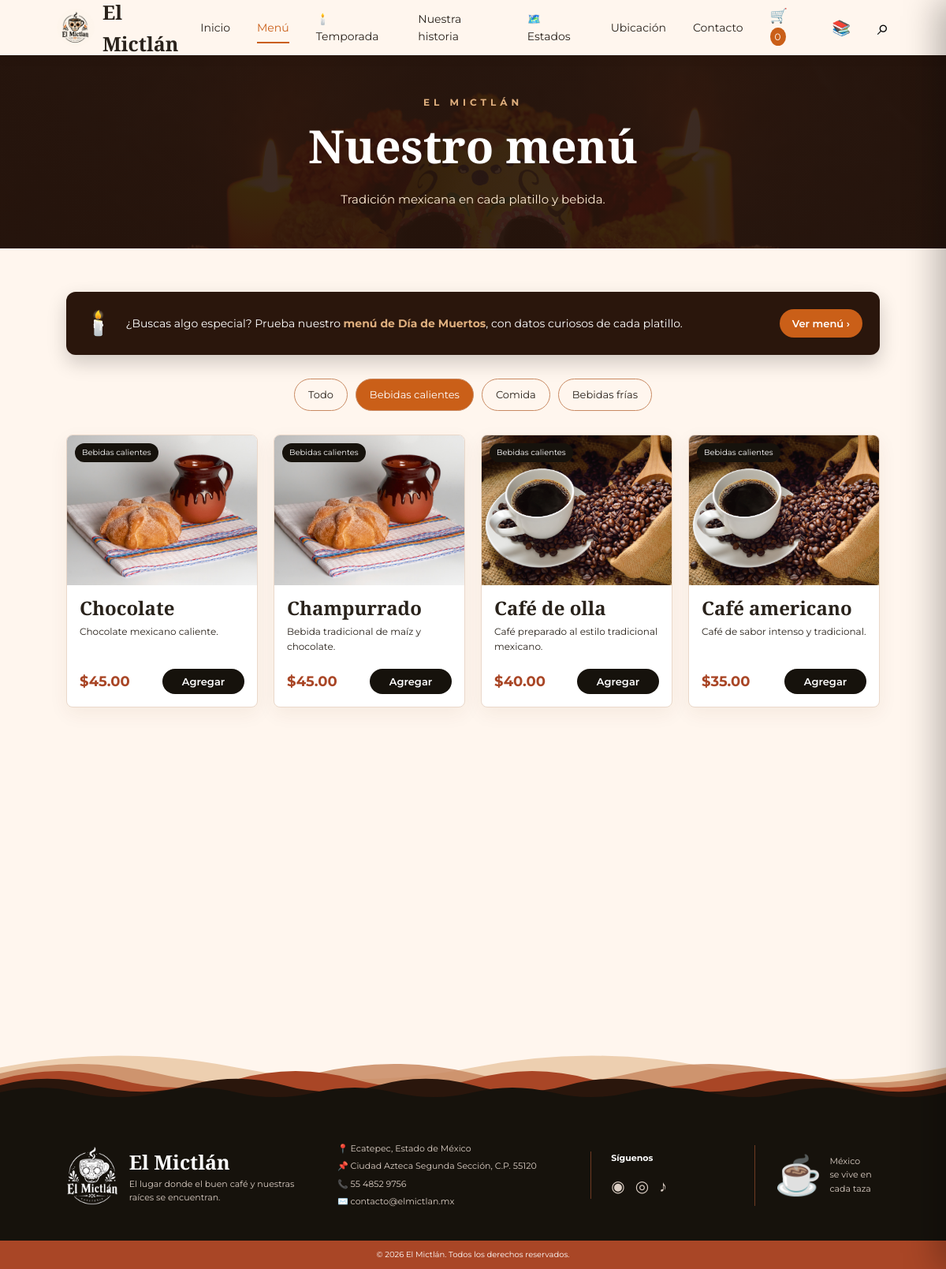
The page /menu.php?categoria=Bebidas+calientes on the database as committed earlier.
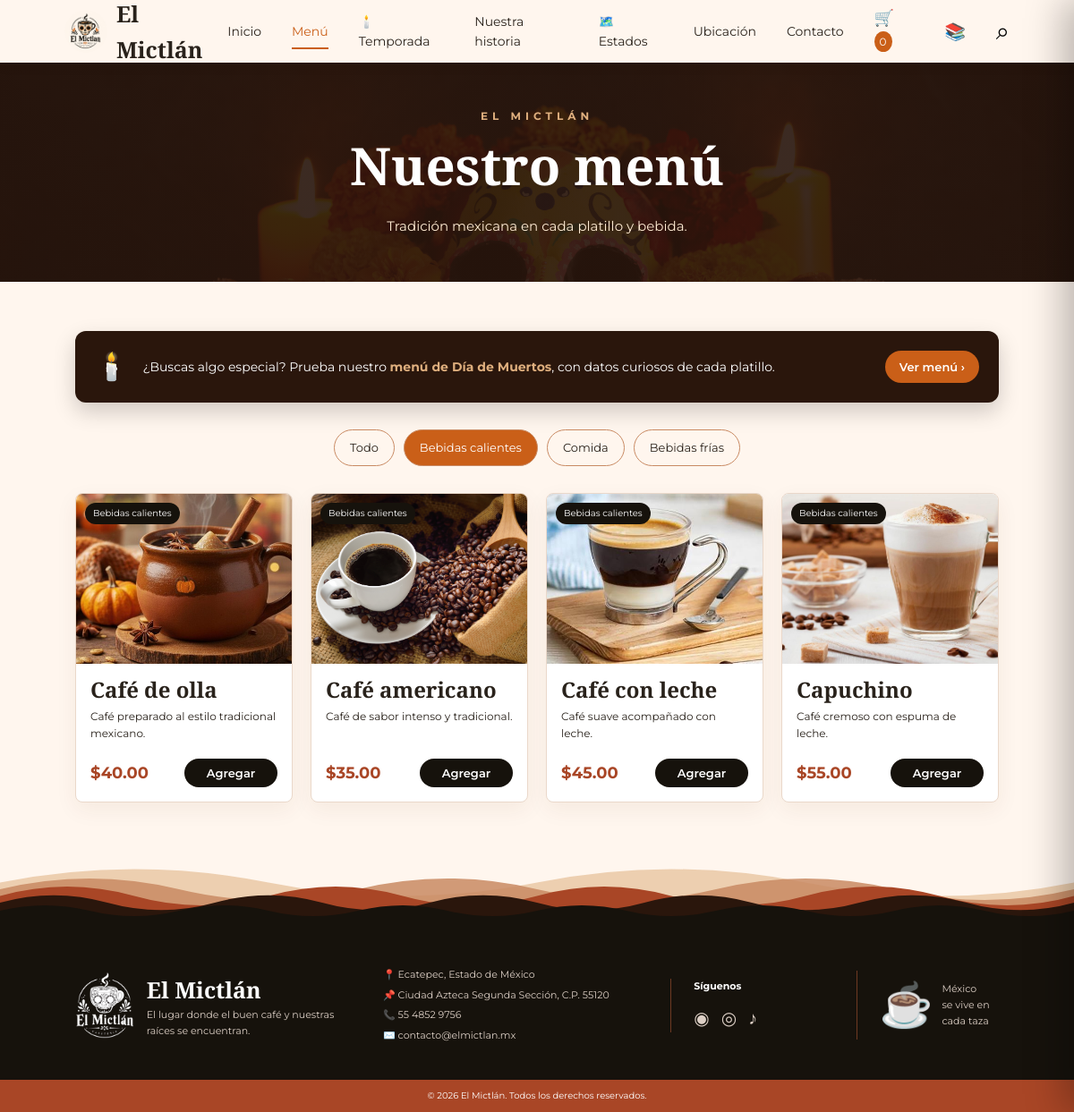
The same page on the database as committed later.
### tables this page shows
CREATE TABLE productos (
    id INT AUTO_INCREMENT PRIMARY KEY,
    nombre VARCHAR(150) NOT NULL,
    categoria ENUM('Bebidas calientes','Comida','Bebidas frías') NOT NULL,
    descripcion VARCHAR(255) DEFAULT '',
    precio DECIMAL(10,2) NOT NULL DEFAULT 0.00,
    imagen VARCHAR(255) DEFAULT 'imn/cafe-granos.jpeg',
    disponible TINYINT(1) NOT NULL DEFAULT 1,
    temporada TINYINT(1) NOT NULL DEFAULT 0 COMMENT '1 = platillo especial de Día de Muertos',
    dato_curioso VARCHAR(255) DEFAULT NULL COMMENT 'Solo se usa cuando temporada=1',
    es_reyes TINYINT(1) NOT NULL DEFAULT 0 COMMENT '1 = solo se muestra con el tema de Rosca de Reyes activado'
);

### menu.php (the view, shortened to what this page needs)
<?php
require_once "config.php";
$categorias = ['Bebidas calientes','Comida','Bebidas frías'];
$categoria = $_GET['categoria'] ?? 'Todas';
if ($categoria !== 'Todas' && in_array($categoria, $categorias, true)) {
    $stmt = $pdo->prepare("SELECT * FROM productos WHERE disponible=1 AND temporada=0 AND es_reyes=0 AND categoria=? ORDER BY id");
    $stmt->execute([$categoria]);
} else {
    $stmt = $pdo->query("SELECT * FROM productos WHERE disponible=1 AND temporada=0 AND es_reyes=0 ORDER BY FIELD(categoria,'Bebidas calientes','Comida','Bebidas frías'), id");
}
$productos = $stmt->fetchAll();
?>
<!DOCTYPE html>
<html lang="es">
<head>
<link rel="stylesheet" href="style.css">
</head>
<body>
<?php include "header.php"; ?>
<section class="page-hero">
    <p>EL MICTLÁN</p>
    <h1>Nuestro menú</h1>
    <span>Tradición mexicana en cada platillo y bebida.</span>
</section>
<section class="menu-page section">
    <a href="temporada.php" class="banner-temporada">
        <span>🕯️</span>
        <p>¿Buscas algo especial? Prueba nuestro <strong>menú de Día de Muertos</strong>, con datos curiosos de cada platillo.</p>
        <span class="banner-flecha">Ver menú ›</span>
    </a>
    <div class="filter-bar">
        <a class="<?php echo $categoria==='Todas'?'selected':''; ?>" href="menu.php">Todo</a>
        <?php foreach ($categorias as $cat): ?>
            <a class="<?php echo $categoria===$cat?'selected':''; ?>" href="menu.php?categoria=<?php echo urlencode($cat); ?>">
                <?php echo htmlspecialchars($cat); ?>
            </a>
        <?php endforeach; ?>
    </div>
    <div class="products-grid">
        <?php foreach ($productos as $producto): ?>
            <article class="product-card">
                <div class="product-image">
                    <img src="<?php echo htmlspecialchars($producto['imagen']); ?>" alt="<?php echo htmlspecialchars($producto['nombre']); ?>">
                    <span><?php echo htmlspecialchars($producto['categoria']); ?></span>
                </div>
                <div class="product-body">
                    <h3><?php echo htmlspecialchars($producto['nombre']); ?></h3>
                    <p><?php echo htmlspecialchars($producto['descripcion']); ?></p>
                    <div class="product-bottom">
                        <strong>$<?php echo number_format($producto['precio'],2); ?></strong>
                        <button class="add-cart" data-id="<?php echo $producto['id']; ?>">Agregar</button>
                    </div>
                </div>
            </article>
        <?php endforeach; ?>
    </div>
</section>
<?php include "footer.php"; ?>
</body>
</html>

### header.php (shortened to what this page needs)
<?php
$carritoCantidad = 0;
$paginaActual = basename($_SERVER['PHP_SELF']);
?>
<header class="site-header">
    <a class="brand" href="index.php">
        <img src="imn/logo-elmictlan.jpeg" alt="Logo El Mictlán">
        <span>El Mictlán</span>
    </a>
    <nav id="mainNav">
        <a class="<?php echo $paginaActual === 'index.php' ? 'active' : ''; ?>" href="index.php">Inicio</a>
        <a class="<?php echo $paginaActual === 'menu.php' ? 'active' : ''; ?>" href="menu.php">Menú</a>
        <a class="<?php echo $paginaActual === 'temporada.php' ? 'active' : ''; ?>" href="temporada.php">🕯️ Temporada</a>
        <a class="<?php echo $paginaActual === 'nosotros.php' ? 'active' : ''; ?>" href="nosotros.php">Nuestra historia</a>
        <a class="<?php echo $paginaActual === 'estados.php' ? 'active' : ''; ?>" href="estados.php">🗺️ Estados</a>
        <a class="<?php echo $paginaActual === 'ubicacion.php' ? 'active' : ''; ?>" href="ubicacion.php">Ubicación</a>
        <a class="<?php echo $paginaActual === 'contacto.php' ? 'active' : ''; ?>" href="contacto.php">Contacto</a>
        <a class="cart-link" href="carrito.php">🛒 <span id="cartCount"><?php echo $carritoCantidad; ?></span></a>
        <button class="materias-btn" id="materiasBtn" type="button" aria-label="Mis materias" aria-haspopup="true" aria-expanded="false">📚</button>
        <button class="search-btn" id="searchBtn" type="button" aria-label="Buscar">⌕</button>
    </nav>
</header>

### footer.php
<footer class="site-footer">
    <div class="footer-waves" aria-hidden="true">
        <svg class="ola ola-1" viewBox="0 0 2400 120" preserveAspectRatio="none"><path d="M0 46 Q150 6 300 46 T600 46 T900 46 T1200 46 T1500 46 T1800 46 T2100 46 T2400 46 V120 H0 Z"/></svg>
        <svg class="ola ola-2" viewBox="0 0 2400 120" preserveAspectRatio="none"><path d="M0 56 Q100 24 200 56 T400 56 T600 56 T800 56 T1000 56 T1200 56 T1400 56 T1600 56 T1800 56 T2000 56 T2200 56 T2400 56 V120 H0 Z"/></svg>
        <svg class="ola ola-3" viewBox="0 0 2400 120" preserveAspectRatio="none"><path d="M0 66 Q75 38 150 66 T300 66 T450 66 T600 66 T750 66 T900 66 T1050 66 T1200 66 T1350 66 T1500 66 T1650 66 T1800 66 T1950 66 T2100 66 T2250 66 T2400 66 V120 H0 Z"/></svg>
        <svg class="ola ola-4" viewBox="0 0 2400 120" preserveAspectRatio="none"><path d="M0 76 Q60 54 120 76 T240 76 T360 76 T480 76 T600 76 T720 76 T840 76 T960 76 T1080 76 T1200 76 T1320 76 T1440 76 T1560 76 T1680 76 T1800 76 T1920 76 T2040 76 T2160 76 T2280 76 T2400 76 V120 H0 Z"/></svg>
        <svg class="ola ola-5" viewBox="0 0 2400 120" preserveAspectRatio="none"><path d="M0 88 Q50 72 100 88 T200 88 T300 88 T400 88 T500 88 T600 88 T700 88 T800 88 T900 88 T1000 88 T1100 88 T1200 88 T1300 88 T1400 88 T1500 88 T1600 88 T1700 88 T1800 88 T1900 88 T2000 88 T2100 88 T2200 88 T2300 88 T2400 88 V120 H0 Z"/></svg>
    </div>
    <div class="footer-main">
        <div class="footer-brand">
            <img src="imn/logo-elmictlan-blanco.png" alt="El Mictlán">
            <div>
                <h3>El Mictlán</h3>
                <p>El lugar donde el buen café y nuestras raíces se encuentran.</p>
            </div>
        </div>
        <div class="footer-info">
            <p>📍 Ecatepec, Estado de México</p>
            <p>📌 Ciudad Azteca Segunda Sección, C.P. 55120</p>
            <p>📞 55 4852 9756</p>
            <p>✉️ contacto@elmictlan.mx</p>
        </div>
        <div class="footer-social">
            <h4>Síguenos</h4>
            <div><span>◉</span><span>◎</span><span>♪</span></div>
        </div>
        <div class="footer-slogan">
            <span>☕</span>
            <p>México<br>se vive en<br>cada taza</p>
        </div>
    </div>
    <div class="copyright">© 2026 El Mictlán. Todos los derechos reservados.</div>
</footer>

Rows that differ between the two databases and show on the page:
no longer on this page (row edited): productos: imagen (picture), categoria "Bebidas calientes", nombre "Chocolate", descripcion "Chocolate mexicano caliente.", precio "45.00"
no longer on this page (row edited): productos: imagen (picture), categoria "Bebidas calientes", nombre "Champurrado", descripcion "Bebida tradicional de maíz y chocolate.", precio "45.00"
changed productos "Café de olla": imagen: a different picture
now on this page (row edited): productos: imagen (picture), categoria "Bebidas calientes", nombre "Café con leche", descripcion "Café suave acompañado con leche.", precio "45.00"
now on this page (row edited): productos: imagen (picture), categoria "Bebidas calientes", nombre "Capuchino", descripcion "Café cremoso con espuma de leche.", precio "55.00"
